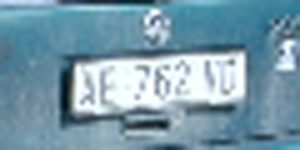
#> input picture model/images/tv1.png, 300 x 150 px, found by its file name
$ python test.py
#> lines starting #> are read from the running program, lines starting #| are printed output that depends on the picture; after the words box and inside, x2 and y2 are one past the last pixel; in counts of white or black regions, pixels touching at a corner belong together
import cv2
import numpy as np

# Load the low-resolution license plate image
img = cv2.imread('/home/vishnu/Documents/ANMR_GCID/model/images/tv1.png')
#> img is the input picture: shape (150, 300, 3); mean B, G, R 170.8, 154.5, 121.2

# Convert the image to grayscale
gray = cv2.cvtColor(img, cv2.COLOR_BGR2GRAY)
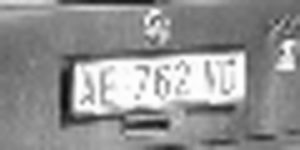
#> gray: shape (150, 300); min 12, max 255, mean 146.4

# Apply Gaussian blur to remove noise
blur = cv2.GaussianBlur(gray, (5, 5), 0)

# Apply adaptive thresholding to improve contrast
thresh = cv2.adaptiveThreshold(blur, 255, cv2.ADAPTIVE_THRESH_GAUSSIAN_C, cv2.THRESH_BINARY, 11, 2)
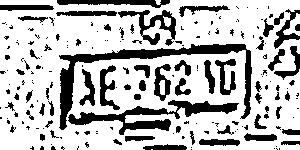
#> thresh: shape (150, 300); 73.4% white; 192 black regions (128 under 20 px), largest, box (x1, y1, x2, y2) and area: (59, 44, 252, 130) 2500, (68, 100, 239, 135) 1751, (118, 10, 176, 46) 696

# Apply morphological operations to remove small noise and fill gaps in letters/numbers
kernel = cv2.getStructuringElement(cv2.MORPH_RECT, (3,3))
morph = cv2.morphologyEx(thresh, cv2.MORPH_CLOSE, kernel)
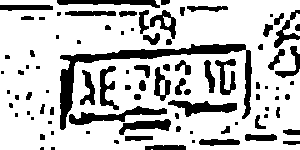
#> morph: shape (150, 300); 76.2% white; 91 black regions (34 under 20 px), largest, box (x1, y1, x2, y2) and area: (60, 44, 252, 130) 2467, (69, 106, 167, 125) 691, (168, 100, 237, 117) 576

# Apply edge detection to highlight the contours of the license plate characters
edges = cv2.Canny(morph, 50, 150)
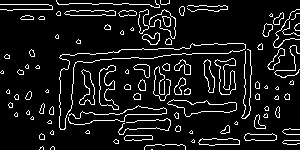
#> edges: shape (150, 300); 9.4% white in thin lines or dots

# Find contours in the image
contours, hierarchy = cv2.findContours(edges, cv2.RETR_EXTERNAL, cv2.CHAIN_APPROX_SIMPLE)
#> contours = 96 contours, 55 with area under 20; largest, box (x1, y1, x2, y2) and area: (59, 43, 246, 130) 2092, (167, 99, 237, 117) 579, (99, 65, 119, 110) 374, (214, 58, 236, 95) 347, (79, 69, 95, 105) 256

# Draw the contours on the original image for visual confirmation
cv2.drawContours(img, contours, -1, (0, 255, 0), 2)
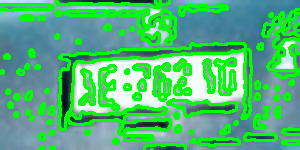
#> img: shape (150, 300, 3); mean B, G, R 118.2, 186, 82.3

# Display the final processed image
cv2.imshow('Processed Image', img)
cv2.imwrite('finalimg.jpeg',img)
cv2.waitKey(0)
cv2.destroyAllWindows()

$ run again, with model/images/asb.png copied over model/images/tv1.png
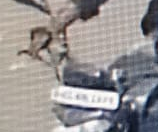
#> input picture model/images/asb.png, 158 x 132 px, found by its file name
#> img is the input picture: shape (132, 158, 3); mean B, G, R 145.5, 145.9, 150.3
#> `thresh = cv2.adaptiveThreshold(blur, 255, cv2.ADAPTIVE_THRESH_GAUSSIAN..`:
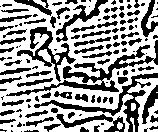
#> thresh: shape (132, 158); 60.5% white; 127 black regions (56 under 20 px), largest, box (x1, y1, x2, y2) and area: (6, 40, 158, 96) 1353, (34, 73, 158, 132) 1043, (17, 27, 76, 82) 742
#> morph: shape (132, 158); 67% white; 160 black regions (86 under 20 px), largest, box (x1, y1, x2, y2) and area: (51, 73, 158, 115) 563, (57, 114, 123, 132) 378, (56, 0, 108, 35) 344
#> edges: shape (132, 158); 18.3% white in thin lines or dots
#> contours = 164 contours, 135 with area under 20; largest, box (x1, y1, x2, y2) and area: (50, 107, 123, 132) 304, (57, 51, 74, 65) 108, (0, 67, 29, 75) 100, (74, 62, 95, 68) 79, (43, 123, 58, 130) 52
#> `cv2.drawContours(img, contours, -1, (0, 255, 0), 2)`:
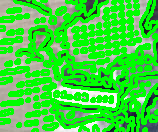
#> img: shape (132, 158, 3); mean B, G, R 59.5, 217.1, 62.1

$ run again, with model/images/b123.png copied over model/images/tv1.png
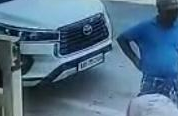
#> input picture model/images/b123.png, 178 x 116 px, found by its file name
#> img is the input picture: shape (116, 178, 3); mean B, G, R 134.8, 110.7, 80.7
#> `thresh = cv2.adaptiveThreshold(blur, 255, cv2.ADAPTIVE_THRESH_GAUSSIAN..`:
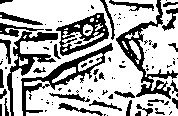
#> thresh: shape (116, 178); 68.1% white; 104 black regions (71 under 20 px), largest, box (x1, y1, x2, y2) and area: (116, 0, 178, 99) 1192, (21, 43, 113, 116) 1109, (7, 31, 58, 116) 905
#> morph: shape (116, 178); 74.5% white; 70 black regions (23 under 20 px), largest, box (x1, y1, x2, y2) and area: (22, 44, 113, 88) 734, (57, 13, 109, 55) 626, (116, 22, 155, 75) 514
#> edges: shape (116, 178); 12.9% white in thin lines or dots
#> contours = 80 contours, 65 with area under 20; largest, box (x1, y1, x2, y2) and area: (21, 43, 113, 116) 740, (21, 31, 58, 42) 202, (136, 83, 170, 97) 191, (150, 72, 177, 79) 93, (58, 94, 84, 101) 90
#> `cv2.drawContours(img, contours, -1, (0, 255, 0), 2)`:
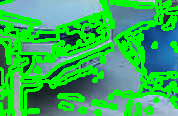
#> img: shape (116, 178, 3); mean B, G, R 85.1, 179.8, 51.8
